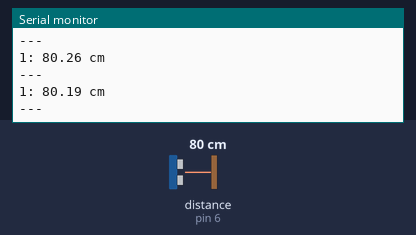
A sketch run on a simulated Arduino Uno, built with avr-gcc and run on an emulated ATmega328P. Shown: the last lines printed to the serial monitor. Wiring (inferred from the names in the program): ultrasonic range finder: trigger pin 10; echo pin 6. Inputs (shaded band) come from the test bench; at power-on: distance to the obstacle (sensor on pin 6) 80 cm. The echo pulse lasts 58.3 µs per cm.

Above: at 1.2 s.
1.3 s: distance to the obstacle (sensor on pin 6) set to 2 cm
At 1.72 s:
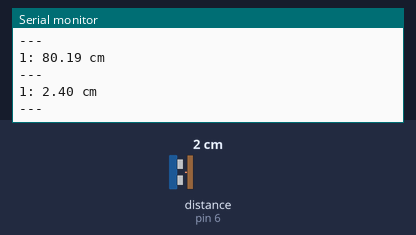
2.8 s: distance to the obstacle (sensor on pin 6) set to 4 cm
At 2.98 s:
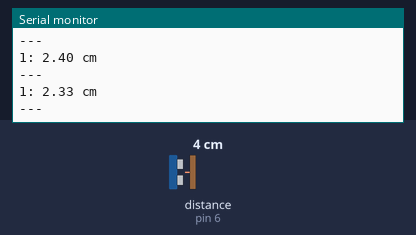
Timing chart, 0 to 5.8 s (numbered marks = the images above; inputs shaded):
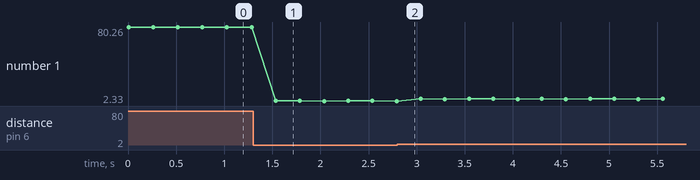

Measured:
- after the input at 1.3 s, the serial monitor: prints a new line after 0.24 s (image 1)
- plotted number 1: 80.19 → 2.33 after the input at 1.3 s, 2.33 → 4.39 after the input at 2.8 s

The sketch:

HC-SR04_Simple.ino
```cpp
#include <HCSR04.h>

byte triggerPin = 10;
byte echoPin = 6;

void setup () {
  Serial.begin(19200);
  HCSR04.begin(triggerPin, echoPin);
}

void loop () {
  double* distances = HCSR04.measureDistanceCm();

  Serial.print("1: ");
  Serial.print(distances[0]);
  Serial.println(" cm");

  Serial.println("---");
  delay(250);
}
```
